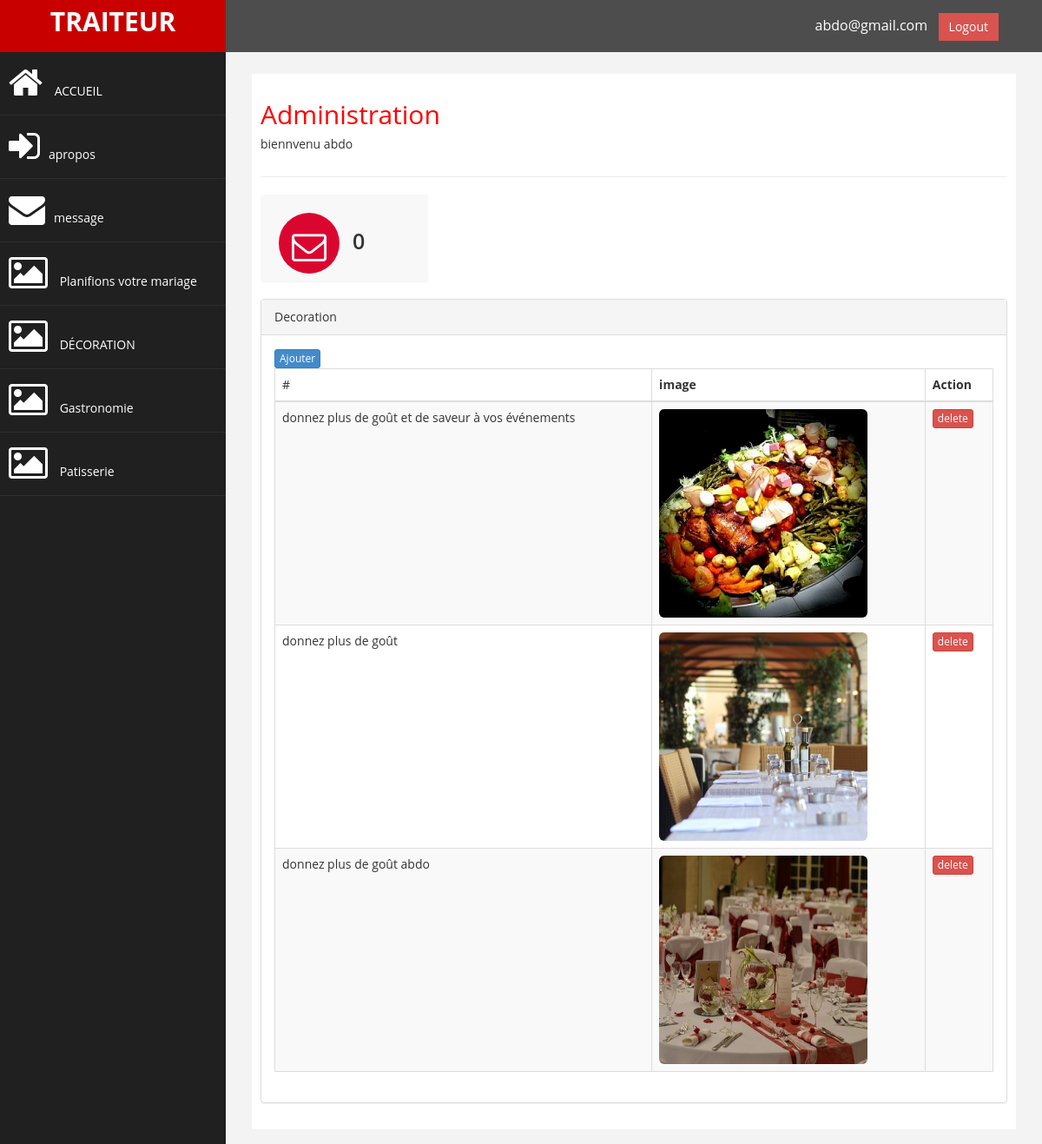
Screenshot of /admin.php?p=decoration (signed in) with the database file from the repository.
### tables this page shows
CREATE TABLE IF NOT EXISTS `decoration` (
  `id` int(11) NOT NULL AUTO_INCREMENT,
  `titre` varchar(255) NOT NULL,
  `image` varchar(255) NOT NULL,
  PRIMARY KEY (`id`)
);

### app/Autoloader.php (called while the page is built, shortened)
<?php
class Autoloader
{
    static function autoload($class)
    {
        if(strpos($class,__NAMESPACE__.'\\') === 0)
        {
            $class = str_replace(__NAMESPACE__.'\\','',$class);
            $class = str_replace('\\','/',$class);
        }
    }
}

### app/App.php (called while the page is built, shortened)
<?php
class App
{
    private static $_instance;
    private  $db_instance;
    public static function getInstance()
    {
        if(is_null(self::$_instance))
        {
            self::$_instance = new App();
        }
        return self::$_instance;
    }
    public function getDb()
    {
        $config = Config::getInstance();
        if(is_null($this->db_instance))
        {
            $this->db_instance =  new Database($config->get('db_name'),$config->get('db_user'),$config->get('db_pass'),$config->get('db_host'));
        }
        return  $this->db_instance;
    }
    public static function root()
    {
        $directoryURI = $_SERVER['REQUEST_URI'];
        $path = parse_url($directoryURI, PHP_URL_PATH);
        $components = explode('/', $path);
        $pathG = $components[1];
        return $pathG;
    }
}

### app/Config.php (called while the page is built, shortened)
<?php
class Config
{
    private $settings = [];
    private static $__instance;
    public function __construct()
    {
        $this->settings = require dirname(__DIR__).'/config/Config.php';
    }
    public static function getInstance()
    {
        if(is_null(self::$__instance))
        {
            self::$__instance = new Config();
        }
        return self::$__instance;
    }
    public function get($key)
    {
        return $this->settings[$key];
    }
}

### config/Config.php (called while the page is built)
<?php
return [
    "db_user" => "root",
    "db_pass" => "",
    "db_host" => "localhost",
    "db_name" => "traiteur",
    "db_char" => "SET NAMES utf8",
    "ERROR_MODE"=>PDO::ERRMODE_EXCEPTION,
    "pathOfSite" => dirname(__DIR__).'/',
    "pathOfFile" => dirname(__DIR__)."/public/img/",
    "pathToUp" => $_SERVER['DOCUMENT_ROOT'].'/'.\App\App::root().'/public/img',
];

### app/Table/Table.php (called while the page is built, shortened)
<?php
class Table
{
    protected static $table;
    private static function getTable()
    {
        return static::$table;
    }
    public static function getAll()
    {
        return self::call()->query("SELECT *  FROM  " . static::getTable() . " ",get_called_class());
    }
    protected static function call()
    {
        return App::getInstance()->getDb();
    }
}

### app/Database.php (called while the page is built, shortened)
<?php
class Database
{
    private $db_name;
    private $db_user;
    private $db_pass;
    private $db_host;
    private $pdo;
    public function __construct($db_name,$db_user ,$db_pass,$db_host)
    {
        $this->db_name = $db_name;
        $this->db_user = $db_user;
        $this->db_pass = $db_pass;
        $this->db_host = $db_host;
    }
    private function getDb()
    {
        if($this->pdo === null)
        {
            $option = [PDO::MYSQL_ATTR_INIT_COMMAND=>Config::getInstance()->get('db_char')];
            $pdo = new PDO("mysql:host=$this->db_host;dbname=$this->db_name",$this->db_user, $this->db_pass,$option);
            $pdo->setAttribute(PDO::ATTR_ERRMODE,Config::getInstance()->get('ERROR_MODE'));
            $this->pdo = $pdo;
        }
        return  $this->pdo;
    }
    public function query($stmt , $classname)
    {
        $req = $this->getDb()->query($stmt);
        $data = $req->fetchAll(PDO::FETCH_CLASS,$classname);
        return $data;
    }
}

### app/views/admin/decoration.php (the view, shortened to what this page needs)
<div class="col-md-12 col-sm-12 col-xs-12">
    <div class="panel panel-default">
        <div class="panel-heading">
            Decoration
        </div>
        <div class="panel-body">
            <a data-toggle="modal" data-target="#myModalfilea" class="btn btn-primary btn-xs">Ajouter</a>
            <div class="table-responsive">
                <table class="table table-striped table-bordered table-hover">
                    <thead>
                    <tr>
                        <td>#</td>
                        <th>image</th>
                        <th>Action</th>
                    </tr>
                    </thead>
                    <tbody >
                    <?php foreach(\App\Table\Decoration::getAll() as $decoration ): ?>
                        <tr>
                            <td><?= $decoration->titre ;?></td>
                            <td>
                                <img  class="image-fixer img-responsive img-rounded" style=" height: 240px !important;width:240px !important;" src="<?= 'img/decoration/'.$decoration->image ;?>">
                            </td>
                            <td>
                                <form role="form" method="post">
                                    <div class="form-group has-success">
                                        <input type="submit" name="" value="delete" class="btn btn-danger btn-xs">
                                    </div>
                                </form>
                            </td>
                        </tr>
                    <?php endforeach;?>
                    </tbody>
                </table>
            </div>
        </div>
    </div>
</div>

### public/css/assets/css/custom.css (style rules this page uses)
body { font-family: 'Open Sans', sans-serif; }

### rows the page displays
decoration: titre "donnez plus de goût et de saveur à vos événements", image (picture)
decoration: titre "donnez plus de goût", image (picture)
decoration: titre "donnez plus de goût abdo", image (picture)

### other values shown
count(\App\Table\Messages::getAll()) "0"
